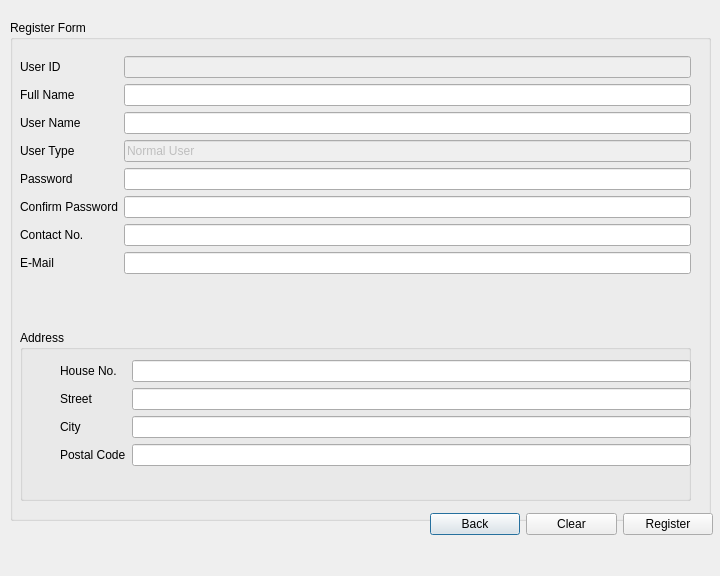
<?xml version="1.0" encoding="UTF-8"?>
<ui version="4.0">
 <class>register_new</class>
 <widget class="QDialog" name="register_new">
  <property name="geometry">
   <rect>
    <x>0</x>
    <y>0</y>
    <width>720</width>
    <height>576</height>
   </rect>
  </property>
  <property name="windowTitle">
   <string>Dialog</string>
  </property>
  <widget class="QGroupBox" name="groupBox">
   <property name="geometry">
    <rect>
     <x>10</x>
     <y>20</y>
     <width>701</width>
     <height>501</height>
    </rect>
   </property>
   <property name="title">
    <string>Register Form</string>
   </property>
   <widget class="QWidget" name="layoutWidget_2">
    <property name="geometry">
     <rect>
      <x>10</x>
      <y>36</y>
      <width>671</width>
      <height>261</height>
     </rect>
    </property>
    <layout class="QFormLayout" name="formLayout_2">
     <item row="1" column="0">
      <widget class="QLabel" name="label">
       <property name="text">
        <string>Full Name</string>
       </property>
      </widget>
     </item>
     <item row="1" column="1">
      <widget class="QLineEdit" name="txt_reg_fullname"/>
     </item>
     <item row="2" column="0">
      <widget class="QLabel" name="label_2">
       <property name="text">
        <string>User Name</string>
       </property>
      </widget>
     </item>
     <item row="2" column="1">
      <widget class="QLineEdit" name="txt_reg_username"/>
     </item>
     <item row="3" column="0">
      <widget class="QLabel" name="label_3">
       <property name="text">
        <string>User Type</string>
       </property>
      </widget>
     </item>
     <item row="4" column="0">
      <widget class="QLabel" name="label_4">
       <property name="text">
        <string>Password</string>
       </property>
      </widget>
     </item>
     <item row="4" column="1">
      <widget class="QLineEdit" name="txt_reg_password">
       <property name="echoMode">
        <enum>QLineEdit::Password</enum>
       </property>
      </widget>
     </item>
     <item row="7" column="0">
      <widget class="QLabel" name="label_5">
       <property name="text">
        <string>E-Mail</string>
       </property>
      </widget>
     </item>
     <item row="7" column="1">
      <widget class="QLineEdit" name="txt_reg_email"/>
     </item>
     <item row="0" column="0">
      <widget class="QLabel" name="label_10">
       <property name="text">
        <string>User ID</string>
       </property>
      </widget>
     </item>
     <item row="0" column="1">
      <widget class="QLineEdit" name="txt_reg_userid">
       <property name="enabled">
        <bool>false</bool>
       </property>
      </widget>
     </item>
     <item row="6" column="0">
      <widget class="QLabel" name="label_11">
       <property name="text">
        <string>Contact No.</string>
       </property>
      </widget>
     </item>
     <item row="6" column="1">
      <widget class="QLineEdit" name="txt_reg_contactno"/>
     </item>
     <item row="3" column="1">
      <widget class="QLineEdit" name="txt_reg_usertype">
       <property name="enabled">
        <bool>false</bool>
       </property>
       <property name="text">
        <string>Normal User</string>
       </property>
      </widget>
     </item>
     <item row="5" column="0">
      <widget class="QLabel" name="label_12">
       <property name="text">
        <string>Confirm Password</string>
       </property>
      </widget>
     </item>
     <item row="5" column="1">
      <widget class="QLineEdit" name="txt_reg_confirmpassword">
       <property name="echoMode">
        <enum>QLineEdit::Password</enum>
       </property>
      </widget>
     </item>
    </layout>
   </widget>
   <widget class="QGroupBox" name="groupBox_2">
    <property name="geometry">
     <rect>
      <x>10</x>
      <y>310</y>
      <width>671</width>
      <height>171</height>
     </rect>
    </property>
    <property name="title">
     <string>Address</string>
    </property>
    <widget class="QWidget" name="layoutWidget">
     <property name="geometry">
      <rect>
       <x>40</x>
       <y>30</y>
       <width>631</width>
       <height>128</height>
      </rect>
     </property>
     <layout class="QFormLayout" name="formLayout">
      <item row="0" column="0">
       <widget class="QLabel" name="label_6">
        <property name="text">
         <string>House No.</string>
        </property>
       </widget>
      </item>
      <item row="0" column="1">
       <widget class="QLineEdit" name="txt_reg_houseno"/>
      </item>
      <item row="1" column="0">
       <widget class="QLabel" name="label_7">
        <property name="text">
         <string>Street</string>
        </property>
       </widget>
      </item>
      <item row="1" column="1">
       <widget class="QLineEdit" name="txt_reg_street"/>
      </item>
      <item row="2" column="0">
       <widget class="QLabel" name="label_8">
        <property name="text">
         <string>City</string>
        </property>
       </widget>
      </item>
      <item row="2" column="1">
       <widget class="QLineEdit" name="txt_reg_city"/>
      </item>
      <item row="3" column="0">
       <widget class="QLabel" name="label_9">
        <property name="text">
         <string>Postal Code</string>
        </property>
       </widget>
      </item>
      <item row="3" column="1">
       <widget class="QLineEdit" name="txt_reg_postalcode"/>
      </item>
     </layout>
    </widget>
   </widget>
   <widget class="QLabel" name="lbl_reg_connect">
    <property name="geometry">
     <rect>
      <x>140</x>
      <y>10</y>
      <width>321</width>
      <height>17</height>
     </rect>
    </property>
    <property name="text">
     <string/>
    </property>
   </widget>
  </widget>
  <widget class="QWidget" name="layoutWidget_3">
   <property name="geometry">
    <rect>
     <x>430</x>
     <y>510</y>
     <width>283</width>
     <height>29</height>
    </rect>
   </property>
   <layout class="QHBoxLayout" name="horizontalLayout_2">
    <item>
     <widget class="QPushButton" name="btn_reg_back">
      <property name="text">
       <string>Back</string>
      </property>
     </widget>
    </item>
    <item>
     <widget class="QPushButton" name="btn_reg_clear_2">
      <property name="text">
       <string>Clear</string>
      </property>
     </widget>
    </item>
    <item>
     <widget class="QPushButton" name="btn_reg_register_2">
      <property name="text">
       <string>Register</string>
      </property>
     </widget>
    </item>
   </layout>
  </widget>
 </widget>
 <resources/>
 <connections/>
</ui>
